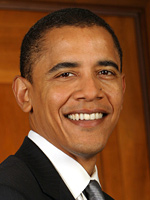
#> input picture res/obama.jpg, 150 x 200 px, found by its file name
$ python mainImagePlot.py   (older library calls are emulated)
#> lines starting #> are read from the running program, lines starting #| are printed output that depends on the picture
### src/ImageBase.py
# python3
# Steven Image base operation Class
import cv2
import numpy as np
from matplotlib import pyplot as plt
import random


# [12 lines left out: functions changeBgr2Rbg, changeRbg2Bgr, not called in this run]


def loadImg(file, mode=cv2.IMREAD_COLOR, toRgb=True):
    # mode = cv2.IMREAD_COLOR cv2.IMREAD_GRAYSCALE cv2.IMREAD_UNCHANGED
#> called with file = './res/obama.jpg', mode = 0, toRgb = True
    try:
        img = cv2.imread(file, mode)
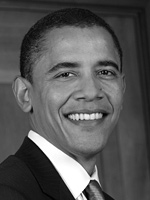
#> img: shape (200, 150); min 0, max 255, mean 85.7
    except BaseException:
        print("Load image error,file=", file)

    assert(img is not None)
    if toRgb:
        if getImagChannel(img) == 3:
            img = changeBgr2Rbg(img)
    return img


def loadGrayImg(file):
    img = loadImg(file, mode=cv2.IMREAD_GRAYSCALE)
    return img


def writeImg(img, filePath):
    cv2.imwrite(filePath, img)


def infoImg(img, str='image:'):
#> called with str = 'image:'
    return print(str, 'shape:', img.shape, 'size:', img.size, 'dims=', img.ndim, 'dtype:', img.dtype)
#| image: shape: (200, 150) size: 30000 dims= 2 dtype: uint8


# [4 lines left out: function grayImg, not called in this run]


def getImagChannel(img):
    if img.ndim == 3:  # color r g b channel
        return 3
    return 1  # only one channel


# [5 lines left out: function resizeImg, not called in this run]


def showimage(img, str='image', autoSize=False):
    flag = cv2.WINDOW_NORMAL
    if autoSize:
        flag = cv2.WINDOW_AUTOSIZE

    cv2.namedWindow(str, flag)
    cv2.imshow(str, img)

    cv2.waitKey(0)
    cv2.destroyAllWindows()
    return


# [9 lines left out: function plotImg, not called in this run]


def getImgHW(img):
    return img.shape[0], img.shape[1]


def distanceImg(img1, img2):
    return np.sqrt(np.sum(np.square(img1 - img2)))


"""-----------------------operation start----------------------------------"""


# [77 lines left out: functions calcAndDrawHist, equalizedHist, custEqualizedHist, histogram_equalize, binaryImage, not called in this run]


def binaryImage2(img, thresHMin=0, thresHMax=0):
    """img must be gray"""
#> called with thresHMin = 50, thresHMax = 150
    H, W = getImgHW(img)
#> H = 200; W = 150
    newImage = img.copy()
    for i in range(H):
        for j in range(W):
            # print(newImage[i,j])
            if newImage[i, j] < thresHMin:
                newImage[i, j] = 0
            if newImage[i, j] > thresHMax:
                newImage[i, j] = 255
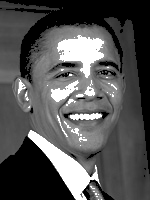
#> newImage: shape (200, 150); min 0, max 255, mean 83.6

    return newImage


# [13 lines left out: functions thresHoldImage, OtsuMethodThresHold, not called in this run]


def thresHoldModel(img, mode=cv2.ADAPTIVE_THRESH_MEAN_C):
    # cv2.ADAPTIVE_THRESH_GAUSSIAN_C
    return cv2.adaptiveThreshold(img, 255, mode, cv2.THRESH_BINARY, 11, 2)


def convolutionImg(img, kernel):
    return cv2.filter2D(img, -1, kernel)


# [358 lines left out: functions colorSpace, flipImg, custGray, differImg, reverseImg, LightImg and 9 more, not called in this run]

# https://docs.opencv.org/trunk/da/d22/tutorial_py_canny.html


def cannyImg(img, threshold1=100, threshold2=200):
    return cv2.Canny(img, threshold1=threshold1, threshold2=threshold2)


def sobelImg(img, scale=1, delta=0, ddepth=cv2.CV_16S, ksize=3):
    return cv2.Sobel(img, ddepth, 1, 0, ksize=ksize, scale=scale, delta=delta, borderType=cv2.BORDER_DEFAULT)


# [24 lines left out: functions textImg, jointImage, not called in this run]


def rectangleImg(img, startPt, stopPt, color=(0, 0, 255), thickness=2):
    # return cv2.rectangle(img=img, pt1=startPt, pt2=stopPt, color=color, thickness=thickness)
    return cv2.rectangle(img, startPt, stopPt, color, thickness=2)


# [18 lines left out: functions adjustBrightnessAndContrast, GammaCorrection, not called in this run]

### src/mainImagePlot.py
# python3
# Steven 11/03/2020 image plot modoule
import cv2
import matplotlib.pyplot as plt
from common import getRowAndColumn
from ImageBase import loadImg, binaryImage2, showimage, infoImg


def plotImg2(img, name='', title='', gray=False, showticks=True):
    ls, nameList = [], []
    ls.append(img), nameList.append(name)
    plotImagList(ls, nameList, title=title, gray=gray, showticks=showticks)


def plotImagList(imgList, nameList, title='', gray=False, showticks=True):
    nImg = len(imgList)
    nRow, nColumn = getRowAndColumn(nImg)

    plt.figure().suptitle(title, fontsize="x-large")
    for n in range(nImg):
        img = imgList[n]
        ax = plt.subplot(nRow, nColumn, n + 1)
        ax.title.set_text(nameList[n])
        if gray:
            plt.imshow(img, cmap="gray")
        else:
            plt.imshow(img)

        if not showticks:
            ax.set_yticks([])
            ax.set_xticks([])
    # plt.grid(True)
    plt.tight_layout()

    # [4 lines of commented-out code are left out]
    plt.show()


def main():
    file = r'./res/obama.jpg'  # './res/Lenna.png' #
    img = loadImg(file, mode=cv2.IMREAD_GRAYSCALE)  # IMREAD_GRAYSCALE IMREAD_COLOR
    infoImg(img)
    img = binaryImage2(img, thresHMin=50, thresHMax=150)
    showimage(img)


if __name__ == '__main__':
    main()

$ run again, with res/Road_in_Norway.jpg copied over res/obama.jpg
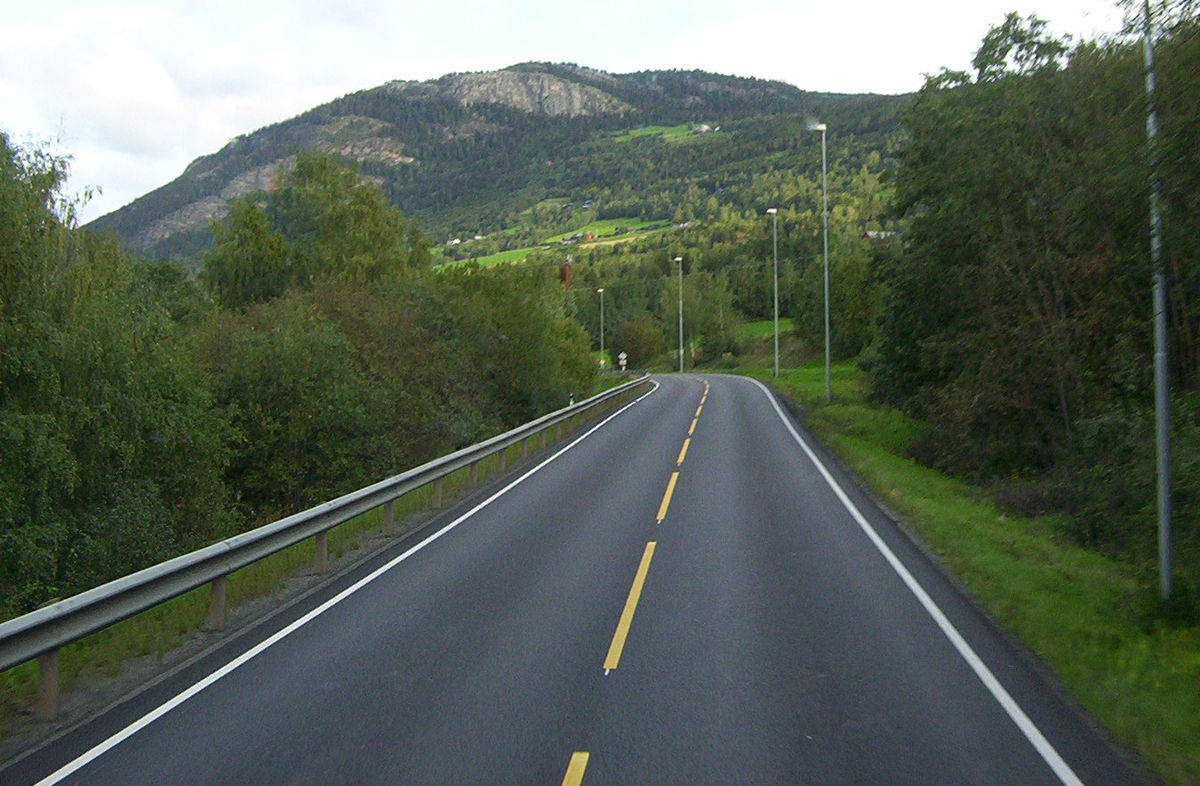
#> input picture res/Road_in_Norway.jpg, 1200 x 786 px, found by its file name
#> in loadImg, `img = cv2.imread(file, mode)`:
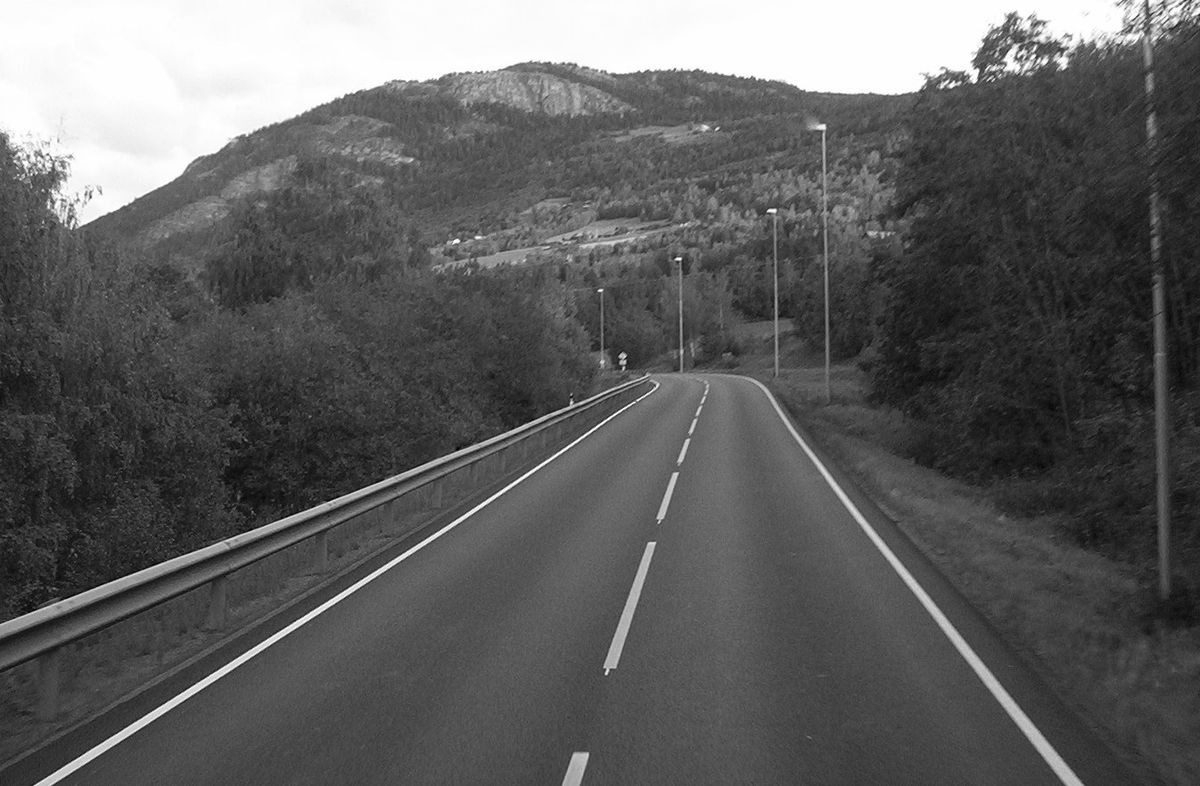
#> img: shape (786, 1200); min 0, max 255, mean 95.1
#| image: shape: (786, 1200) size: 943200 dims= 2 dtype: uint8
#> H = 786; W = 1200
#> after the loop in binaryImage2, `for i in range(H):`:
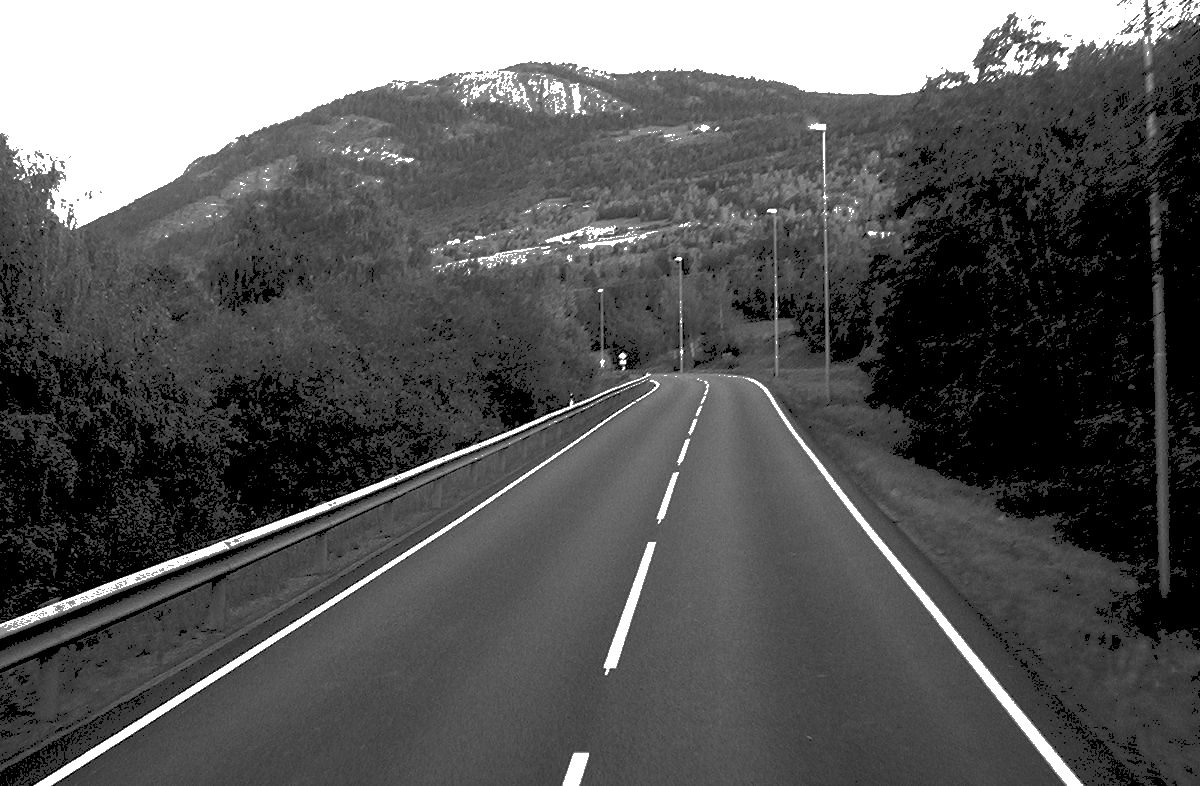
#> newImage: shape (786, 1200); min 0, max 255, mean 90.8

$ run again, with res/otsus_algorithm.jpg copied over res/obama.jpg
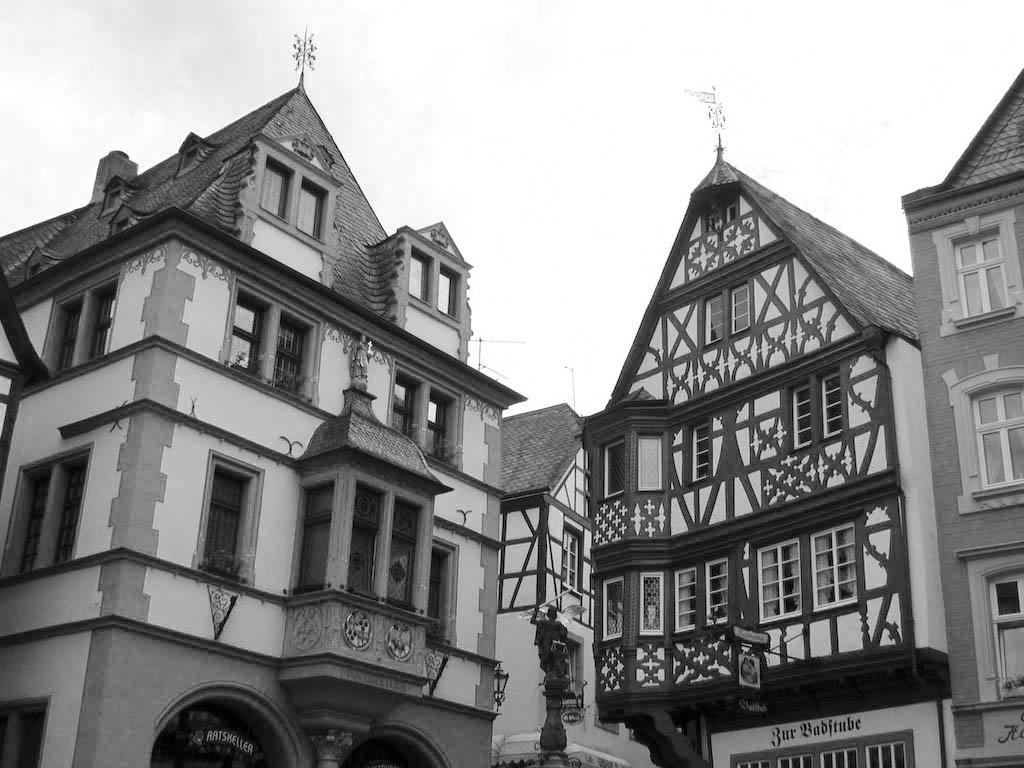
#> input picture res/otsus_algorithm.jpg, 1024 x 768 px, found by its file name
#> in loadImg, img is the input picture: shape (768, 1024); min 0, max 255, mean 141.3
#| image: shape: (768, 1024) size: 786432 dims= 2 dtype: uint8
#> H = 768; W = 1024
#> after the loop in binaryImage2, `for i in range(H):`:
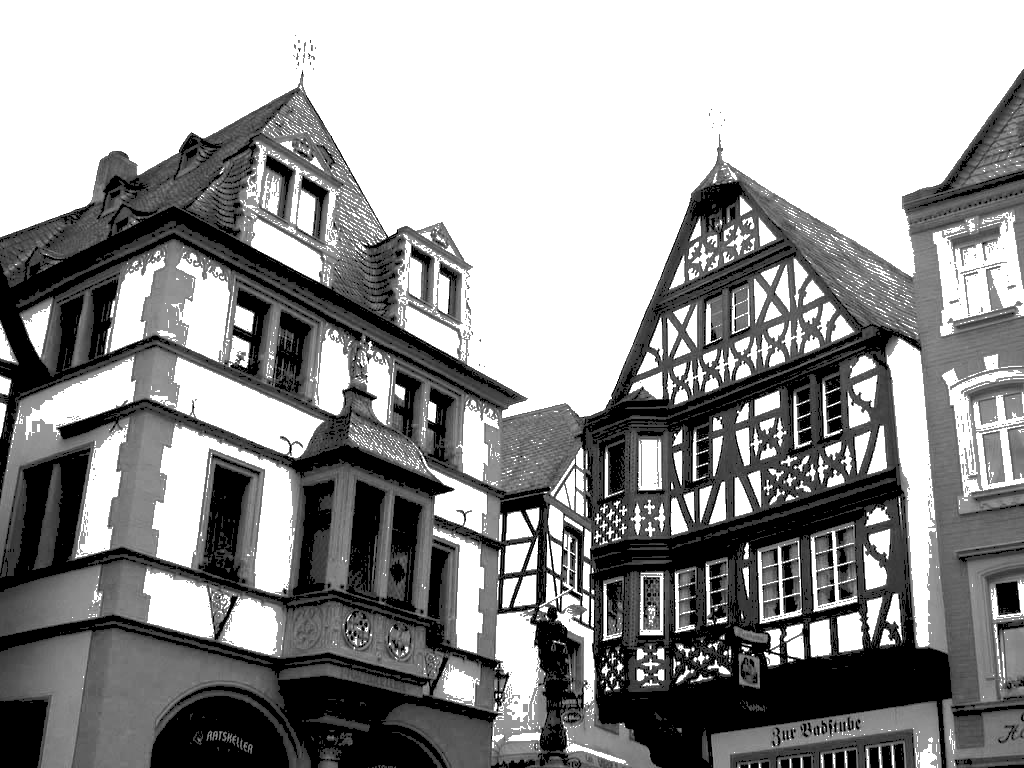
#> newImage: shape (768, 1024); min 0, max 255, mean 148.9
